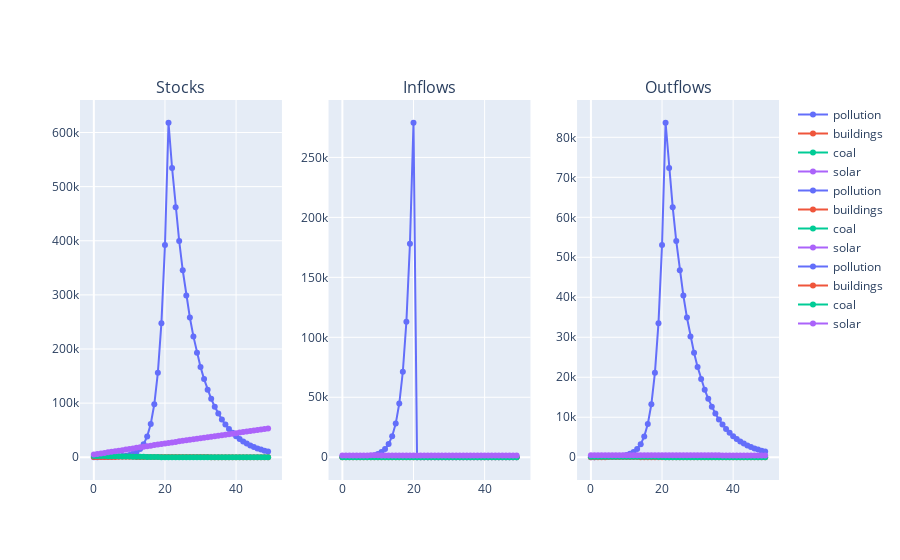

The cell this chart's notebook holds for it:
### Code cell
a.pollution_lim = True
a.run_sim(time_steps=50)
a.plot_sim()
